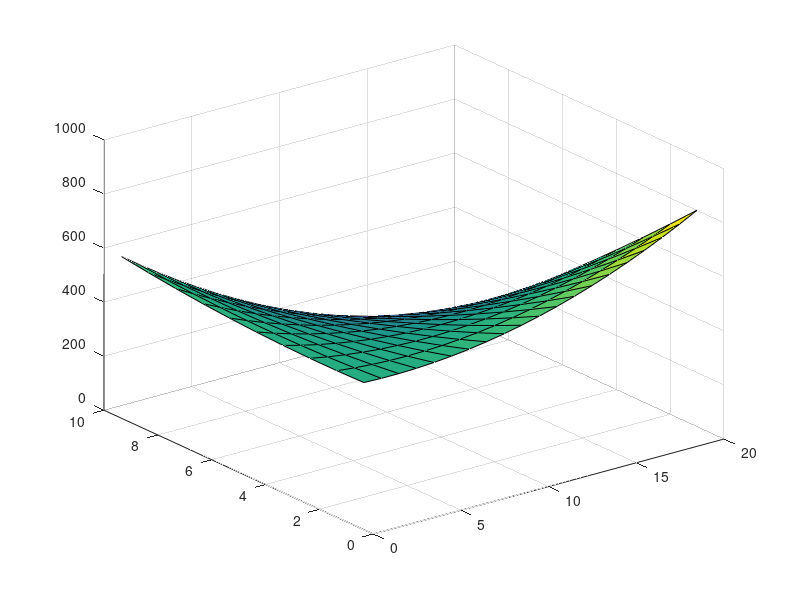

The MATLAB source for this figure: (Note: this script raises an error after producing the figure.)
close all

width = 20;
height  = 10;
[X,Y] = meshgrid(1:width, 1:height);

D = (X-0*width/2).^2+Y.^2+500 - 5*X.*Y;

% load('data\D.mat')
surf(D);
% heatmap(D);
hold on

goalFunc = @(state) state(1) == 1;
% expandFunc = @(state) state + cat(2, eye(length(state)), -eye(length(state)) );
expandFunc = @(state) state + cat(2, -eye(length(state)) );

path = search(D,expandFunc, goalFunc);
ind = find(path(1,:) == size(D,1),1);
for i = ind:-1:1
    val = D(path(1,i), path(2,i));
    plot3(path(2,i), path(1,i), val, 'Marker','.','MarkerSize',20);
end